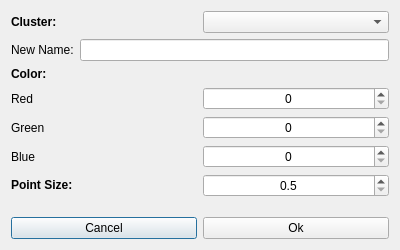
<?xml version="1.0" encoding="UTF-8"?>
<ui version="4.0">
 <class>ClusterWindow</class>
 <widget class="QDialog" name="ClusterWindow">
  <property name="geometry">
   <rect>
    <x>0</x>
    <y>0</y>
    <width>400</width>
    <height>250</height>
   </rect>
  </property>
  <property name="minimumSize">
   <size>
    <width>400</width>
    <height>250</height>
   </size>
  </property>
  <property name="maximumSize">
   <size>
    <width>400</width>
    <height>250</height>
   </size>
  </property>
  <property name="windowTitle">
   <string>Cluster Options</string>
  </property>
  <property name="windowIcon">
   <iconset resource="resource.qrc">
    <normaloff>:/res/resource/Crabs3D/logo/crabs_3d.png</normaloff>:/res/resource/Crabs3D/logo/crabs_3d.png</iconset>
  </property>
  <layout class="QVBoxLayout" name="verticalLayout_5">
   <item>
    <layout class="QVBoxLayout" name="verticalLayout_4">
     <item>
      <layout class="QVBoxLayout" name="verticalLayout_3">
       <item>
        <layout class="QHBoxLayout" name="horizontalLayout_6">
         <item>
          <widget class="QLabel" name="clusterLabel">
           <property name="text">
            <string>&lt;b&gt;Cluster:&lt;/b&gt;</string>
           </property>
          </widget>
         </item>
         <item>
          <widget class="QComboBox" name="clusterBox"/>
         </item>
        </layout>
       </item>
       <item>
        <layout class="QHBoxLayout" name="horizontalLayout_7">
         <item>
          <widget class="QLabel" name="label">
           <property name="text">
            <string>New Name:</string>
           </property>
          </widget>
         </item>
         <item>
          <widget class="QLineEdit" name="clusterName">
           <property name="maxLength">
            <number>20</number>
           </property>
          </widget>
         </item>
        </layout>
       </item>
      </layout>
     </item>
     <item>
      <layout class="QVBoxLayout" name="verticalLayout_2">
       <item>
        <widget class="QLabel" name="colorLabel">
         <property name="text">
          <string>&lt;b&gt;Color:&lt;/b&gt;</string>
         </property>
        </widget>
       </item>
       <item>
        <layout class="QVBoxLayout" name="verticalLayout">
         <item>
          <layout class="QHBoxLayout" name="horizontalLayout_4">
           <item>
            <widget class="QLabel" name="redLabel">
             <property name="text">
              <string>Red</string>
             </property>
            </widget>
           </item>
           <item>
            <widget class="QSpinBox" name="redSpinBox">
             <property name="alignment">
              <set>Qt::AlignCenter</set>
             </property>
             <property name="maximum">
              <number>255</number>
             </property>
            </widget>
           </item>
          </layout>
         </item>
         <item>
          <layout class="QHBoxLayout" name="horizontalLayout_3">
           <item>
            <widget class="QLabel" name="greenLabel">
             <property name="text">
              <string>Green</string>
             </property>
            </widget>
           </item>
           <item>
            <widget class="QSpinBox" name="greenSpinBox">
             <property name="alignment">
              <set>Qt::AlignCenter</set>
             </property>
             <property name="maximum">
              <number>255</number>
             </property>
            </widget>
           </item>
          </layout>
         </item>
         <item>
          <layout class="QHBoxLayout" name="horizontalLayout_2">
           <item>
            <widget class="QLabel" name="blueLabel">
             <property name="text">
              <string>Blue</string>
             </property>
            </widget>
           </item>
           <item>
            <widget class="QSpinBox" name="blueSpinBox">
             <property name="alignment">
              <set>Qt::AlignCenter</set>
             </property>
             <property name="maximum">
              <number>255</number>
             </property>
            </widget>
           </item>
          </layout>
         </item>
        </layout>
       </item>
      </layout>
     </item>
     <item>
      <layout class="QHBoxLayout" name="horizontalLayout_5">
       <item>
        <widget class="QLabel" name="pointSizeLabel">
         <property name="text">
          <string>&lt;html&gt;&lt;head/&gt;&lt;body&gt;&lt;p&gt;&lt;span style=&quot; font-weight:600;&quot;&gt;Point Size:&lt;/span&gt;&lt;/p&gt;&lt;/body&gt;&lt;/html&gt;</string>
         </property>
        </widget>
       </item>
       <item>
        <widget class="QDoubleSpinBox" name="pointSizeSpinBox">
         <property name="alignment">
          <set>Qt::AlignCenter</set>
         </property>
         <property name="decimals">
          <number>1</number>
         </property>
         <property name="minimum">
          <double>0.500000000000000</double>
         </property>
         <property name="maximum">
          <double>10.000000000000000</double>
         </property>
         <property name="singleStep">
          <double>0.500000000000000</double>
         </property>
        </widget>
       </item>
      </layout>
     </item>
    </layout>
   </item>
   <item>
    <spacer name="verticalSpacer">
     <property name="orientation">
      <enum>Qt::Vertical</enum>
     </property>
     <property name="sizeHint" stdset="0">
      <size>
       <width>20</width>
       <height>40</height>
      </size>
     </property>
    </spacer>
   </item>
   <item>
    <layout class="QHBoxLayout" name="horizontalLayout">
     <item>
      <widget class="QPushButton" name="Cancel">
       <property name="text">
        <string>Cancel</string>
       </property>
      </widget>
     </item>
     <item>
      <widget class="QPushButton" name="Ok">
       <property name="text">
        <string>Ok</string>
       </property>
      </widget>
     </item>
    </layout>
   </item>
  </layout>
 </widget>
 <tabstops>
  <tabstop>clusterBox</tabstop>
  <tabstop>redSpinBox</tabstop>
  <tabstop>greenSpinBox</tabstop>
  <tabstop>blueSpinBox</tabstop>
  <tabstop>pointSizeSpinBox</tabstop>
  <tabstop>Ok</tabstop>
  <tabstop>Cancel</tabstop>
 </tabstops>
 <resources>
  <include location="resource.qrc"/>
 </resources>
 <connections/>
</ui>
